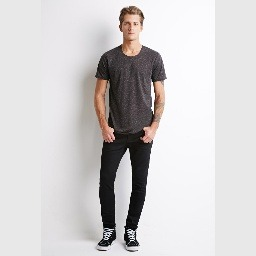
#> input picture Dataset/id_00000080/01_7_additional_11zon.jpeg, 256 x 256 px, given in place of 04_1_front.jpg, which was not available
$ jupyter execute tugas5_tkc.ipynb   (shell and % lines are left out)   (older library calls are emulated)   (text cells are left out)
#> lines starting #> are read from the running program, lines starting #| are printed output that depends on the picture; after the words box and inside, x2 and y2 are one past the last pixel; in counts of white or black regions, pixels touching at a corner belong together; pictures that were not available may be replaced by others from this repository, and a replacement may not be noted
[cell 1]
import wget

[cell 2]
url1 = "https://github.com/jodysuseno/TugasAkhirTKC_073-079/blob/main/Dataset/id_00000716/03_1_front.jpg?raw=true"
wget.download(url1)

[cell 3]
url2 = "https://github.com/jodysuseno/TugasAkhirTKC_073-079/blob/main/Dataset/id_00000716/04_1_front.jpg?raw=true"
wget.download(url2)

[cell 4]
# import the necessary packages
from skimage import exposure
from __future__ import print_function
import matplotlib.pyplot as plt
import numpy as np
import argparse
import imutils
import cv2

[cell 5]
def plt_imshow(title, image):
	# convert the image frame BGR to RGB color space and display it
	image = cv2.cvtColor(image, cv2.COLOR_BGR2RGB)
	plt.imshow(image)
	plt.title(title)
	plt.grid(False)
	plt.show()

[cell 6]
# parsing code with *hard coded* arguments and values
args = {
	"image": "03_1_front.jpg",
  "reference": "04_1_front.jpg",
  "clip": 2.0,
  "tile": 8
}

[cell 7]
def adjust_gamma(image, gamma=1.0):
	# build a lookup table mapping the pixel values [0, 255] to
	# their adjusted gamma values
	invGamma = 1.0 / gamma
	table = np.array([((i / 255.0) ** invGamma) * 255
		for i in np.arange(0, 256)]).astype("uint8")

	# apply gamma correction using the lookup table
	return cv2.LUT(image, table)

[cell 8]
# load the original image
original = cv2.imread(args["image"])
#> original is the input picture: shape (256, 256, 3); mean B, G, R 206.4, 206.2, 208.8

# loop over various values of gamma
for gamma in np.arange(0.0, 3.5, 0.5):
	# ignore when gamma is 1 (there will be no change to the image)
	if gamma == 1:
		continue

	# apply gamma correction and show the images
	gamma = gamma if gamma > 0 else 0.1
	adjusted = adjust_gamma(original, gamma=gamma)
	cv2.putText(adjusted, "g={}".format(gamma), (10, 30),
		cv2.FONT_HERSHEY_SIMPLEX, 0.8, (0, 0, 255), 3)
	plt_imshow("Images", np.hstack([original, adjusted]))
#> this loop made 7 passes
#> pass 1, `adjusted = adjust_gamma(original, gamma=gamma)`:
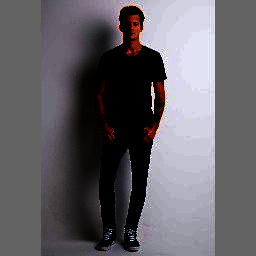
#> adjusted: shape (256, 256, 3); mean B, G, R 102.3, 96.9, 99.6
#> pass 1, in plt_imshow, `image = cv2.cvtColor(image, cv2.COLOR_BGR2RGB)`:
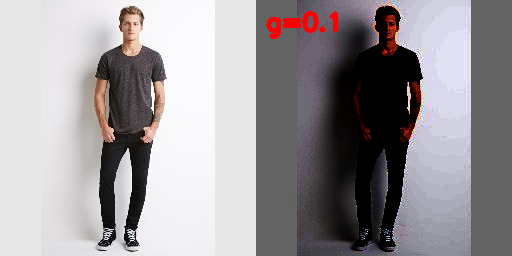
#> image: shape (256, 512, 3); mean R, G, B 155.1, 151, 153.8
#> after the loop:
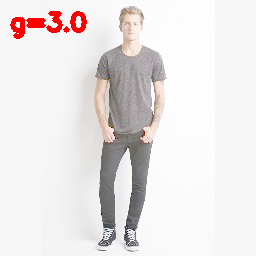
#> adjusted: shape (256, 256, 3); mean B, G, R 228.7, 228.8, 233.5

[cell 9]
def plot_histogram(image, title, mask=None):
	# split the image into its respective channels, then initialize
	# the tuple of channel names along with our figure for plotting
	chans = cv2.split(image)
	colors = ("b", "g", "r")
	plt.figure()
	plt.title(title)
	plt.xlabel("Bins")
	plt.ylabel("# of Pixels")

	# loop over the image channels
	for (chan, color) in zip(chans, colors):
		# create a histogram for the current channel and plot it
		hist = cv2.calcHist([chan], [0], mask, [256], [0, 256])
		plt.plot(hist, color=color)
		plt.xlim([0, 256])

	plt.show()

[cell 10]
image = cv2.imread(args["image"])
image = cv2.cvtColor(image, cv2.COLOR_BGR2GRAY)
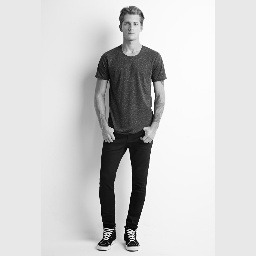
#> image: shape (256, 256); min 0, max 255, mean 207

[cell 11]
# compute a grayscale histogram
hist = cv2.calcHist([image], [0], None, [256], [0, 256])
#> hist = 256 values, max 21915 at index 232, min 4 at index 1, mean 256

[cell 12]
# matplotlib expects RGB images so convert and then display the image
# with matplotlib
plt.figure()
plt.axis("off")
plt.imshow(cv2.cvtColor(image, cv2.COLOR_GRAY2RGB))

# plot the histogram
plt.figure()
plt.title("Grayscale Histogram")
plt.xlabel("Bins")
plt.ylabel("# of Pixels")
plt.plot(hist)
plt.xlim([0, 256])
#> figure, not shown here; curve peaks at x = 232, y = 21915

[cell 13]
# normalize the histogram
hist /= hist.sum()
#> hist = 256 values, max 0.334 at index 232, min 6.1e-05 at index 1, mean 0.00391

# plot the normalized histogram
plt.figure()
plt.title("Grayscale Histogram (Normalized)")
plt.xlabel("Bins")
plt.ylabel("% of Pixels")
plt.plot(hist)
plt.xlim([0, 256])
plt.show()
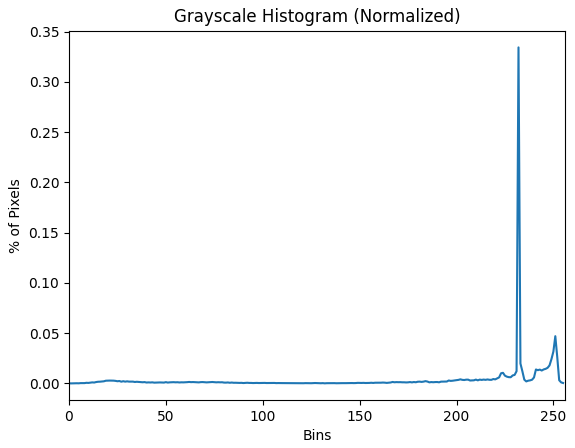
#> figure drawn by matplotlib, 1 panel; curve peaks at x = 232, y = 0.334

[cell 14]
image = cv2.imread(args["image"])

[cell 15]
# split the image into its respective channels, then initialize the
# tuple of channel names along with our figure for plotting
chans = cv2.split(image)
colors = ("b", "g", "r")
plt.figure()
plt.title("'Flattened' Color Histogram")
plt.xlabel("Bins")
plt.ylabel("# of Pixels")

# loop over the image channels
for (chan, color) in zip(chans, colors):
	# create a histogram for the current channel and plot it
	hist = cv2.calcHist([chan], [0], None, [256], [0, 256])
	plt.plot(hist, color=color)
	plt.xlim([0, 256])
#> this loop made 3 passes
#> color on passes 1 to 3: 'b', 'g', 'r'
#> figure, not shown here; curve peaks at x = 232, y = 21388; curve peaks at x = 232, y = 22001; curve peaks at x = 232, y = 21612

[cell 16]
# create a new figure and then plot a 2D color histogram for the
# green and blue channels
fig = plt.figure(figsize=(15, 25))
ax = fig.add_subplot(131)
hist = cv2.calcHist([chans[1], chans[0]], [0, 1], None, [32, 32],
	[0, 256, 0, 256])
p = ax.imshow(hist, interpolation="nearest")
ax.set_title("2D Color Histogram for G and B")
plt.colorbar(p)

# plot a 2D color histogram for the green and red channels
ax = fig.add_subplot(132)
hist = cv2.calcHist([chans[1], chans[2]], [0, 1], None, [32, 32],
	[0, 256, 0, 256])
p = ax.imshow(hist, interpolation="nearest")
ax.set_title("2D Color Histogram for G and R")
plt.colorbar(p)

# plot a 2D color histogram for blue and red channels
ax = fig.add_subplot(133)
hist = cv2.calcHist([chans[0], chans[2]], [0, 1], None, [32, 32],
	[0, 256, 0, 256])
p = ax.imshow(hist, interpolation="nearest")
ax.set_title("2D Color Histogram for B and R")
plt.colorbar(p)

# finally, let's examine the dimensionality of one of the 2D
# histograms
print("2D histogram shape: {}, with {} values".format(
	hist.shape, hist.flatten().shape[0]))
#| 2D histogram shape: (32, 32), with 1024 values
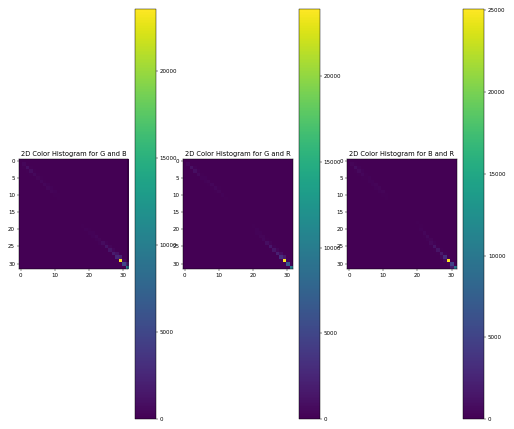
#> figure drawn by matplotlib, 6 panels

[cell 17]
# our 2D histogram could only take into account 2 out of the 3
# channels in the image so now let's build a 3D color histogram
# (utilizing all channels) with 8 bins in each direction -- we
# can't plot the 3D histogram, but the theory is exactly like
# that of a 2D histogram, so we'll just show the shape of the
# histogram
hist = cv2.calcHist([image], [0, 1, 2],
	None, [8, 8, 8], [0, 256, 0, 256, 0, 256])
print("3D histogram shape: {}, with {} values".format(
	hist.shape, hist.flatten().shape[0]))
#| 3D histogram shape: (8, 8, 8), with 512 values

[cell 18]
# display the original input image
plt.figure()
plt.axis("off")
plt.imshow(imutils.opencv2matplotlib(image))

# show our plots
plt.show()

[cell 19]
# load the beach image and plot a histogram for it
image = cv2.imread(args["image"])
plot_histogram(image, "Histogram for Original Image")
#> the loop in plot_histogram, `for (chan, color) in zip(chans, colors):` made 3 passes
plt_imshow("Original", image)

[cell 20]
# construct a mask for our image; our mask will be *black* for regions
# we want to *ignore* and *white* for regions we want to *examine*
mask = np.zeros(image.shape[:2], dtype="uint8")
#> mask: shape (256, 256); every value is 0
cv2.rectangle(mask, (60, 160), (120, 210), 255, -1)
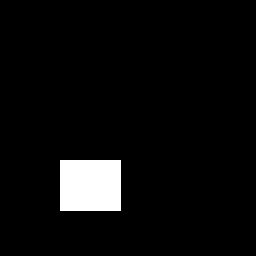
#> mask: shape (256, 256); 4.7% white; 1 white region, box (x1, y1, x2, y2) and area: (60, 160, 121, 211) 3111
plt_imshow("Mask", mask)

# display the masked region
masked = cv2.bitwise_and(image, image, mask=mask)
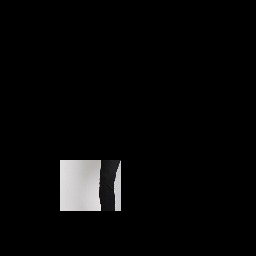
#> masked: shape (256, 256, 3); mean B, G, R 7.5, 7.5, 7.6
plt_imshow("Applying the Mask", masked)

# compute a histogram for our image, but we'll only include pixels in
# the masked region
plot_histogram(image, "Histogram for Masked Image", mask=mask)
#> the loop in plot_histogram (call 2), `for (chan, color) in zip(chans, colors):` made 3 passes

# show our plots
plt.show()

[cell 21]
# load the input image from disk and convert it to grayscale
print("[INFO] loading input image...")
image = cv2.imread(args["image"])
gray = cv2.cvtColor(image, cv2.COLOR_BGR2GRAY)

# apply histogram equalization
print("[INFO] performing histogram equalization...")
equalized = cv2.equalizeHist(gray)
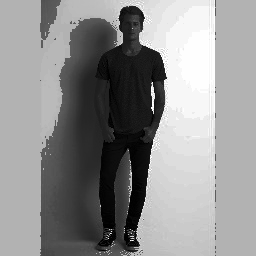
#> equalized: shape (256, 256); min 0, max 255, mean 142.9

[cell 22]
# show the original grayscale image and equalized image
plt_imshow("Input", gray)
plt_imshow("Histogram Equalization", equalized)

[cell 23]
# load the input image from disk and convert it to grayscale
print("[INFO] loading input image...")
image = cv2.imread(args["image"])
gray = cv2.cvtColor(image, cv2.COLOR_BGR2GRAY)

# apply CLAHE (Contrast Limited Adaptive Histogram Equalization)
print("[INFO] applying CLAHE...")
clahe = cv2.createCLAHE(clipLimit=args["clip"],
	tileGridSize=(args["tile"], args["tile"]))
equalized = clahe.apply(gray)

[cell 24]
# show the original grayscale image and CLAHE output image
plt_imshow("Input", gray)
plt_imshow("CLAHE", equalized)

[cell 25]
# load the source and reference images
print("[INFO] loading source and reference images...")
src = cv2.imread(args["image"])
ref = cv2.imread(args["reference"])

# determine if we are performing multichannel histogram matching
# and then perform histogram matching itself
print("[INFO] performing histogram matching...")
multi = True if src.shape[-1] > 1 else False
#> multi = True
matched = exposure.match_histograms(src, ref, multichannel=multi)

# show the output images
plt_imshow("Source", src)
plt_imshow("Reference", ref)
plt_imshow("Matched", matched)

[cell 26]
# construct a figure to display the histogram plots for each channel
# before and after histogram matching was applied
(fig, axs) =  plt.subplots(nrows=3, ncols=3, figsize=(8, 8))

# loop over our source image, reference image, and output matched
# image
for (i, image) in enumerate((src, ref, matched)):
	# convert the image from BGR to RGB channel ordering
	image = cv2.cvtColor(image, cv2.COLOR_BGR2RGB)

	# loop over the names of the channels in RGB order
	for (j, color) in enumerate(("red", "green", "blue")):
		# compute a histogram for the current channel and plot it
		(hist, bins) = exposure.histogram(image[..., j],
			source_range="dtype")
		axs[j, i].plot(bins, hist / hist.max())

		# compute the cumulative distribution function for the
		# current channel and plot it
		(cdf, bins) = exposure.cumulative_distribution(image[..., j])
		axs[j, i].plot(bins, cdf)

		# set the y-axis label of the current plot to be the name
		# of the current color channel
		axs[j, 0].set_ylabel(color)
#> this loop made 3 passes

# set the axes titles
axs[0, 0].set_title("Source")
axs[0, 1].set_title("Reference")
axs[0, 2].set_title("Matched")
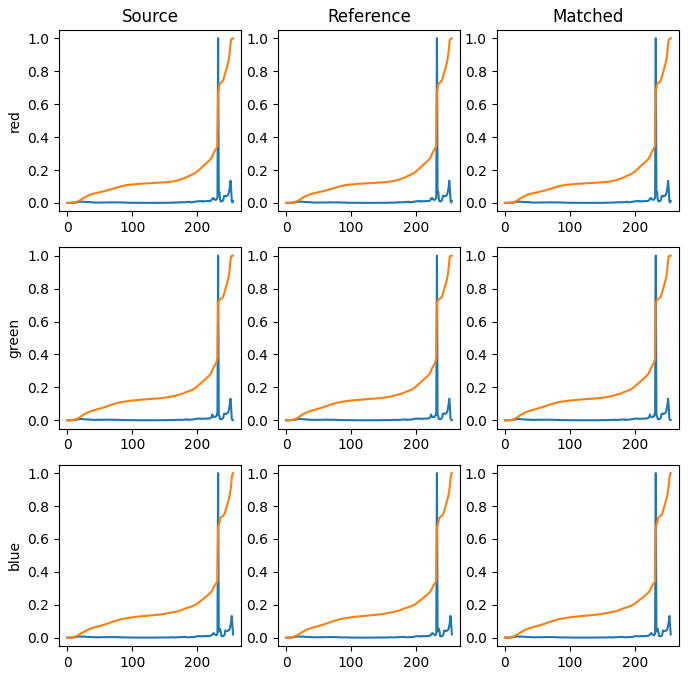
#> figure drawn by matplotlib, 9 panels; panel 1: curve peaks at x = 232, y = 1; panel 1: curve peaks at x = 255, y = 1; panel 2: curve peaks at x = 232, y = 1; panel 2: curve peaks at x = 255, y = 1
